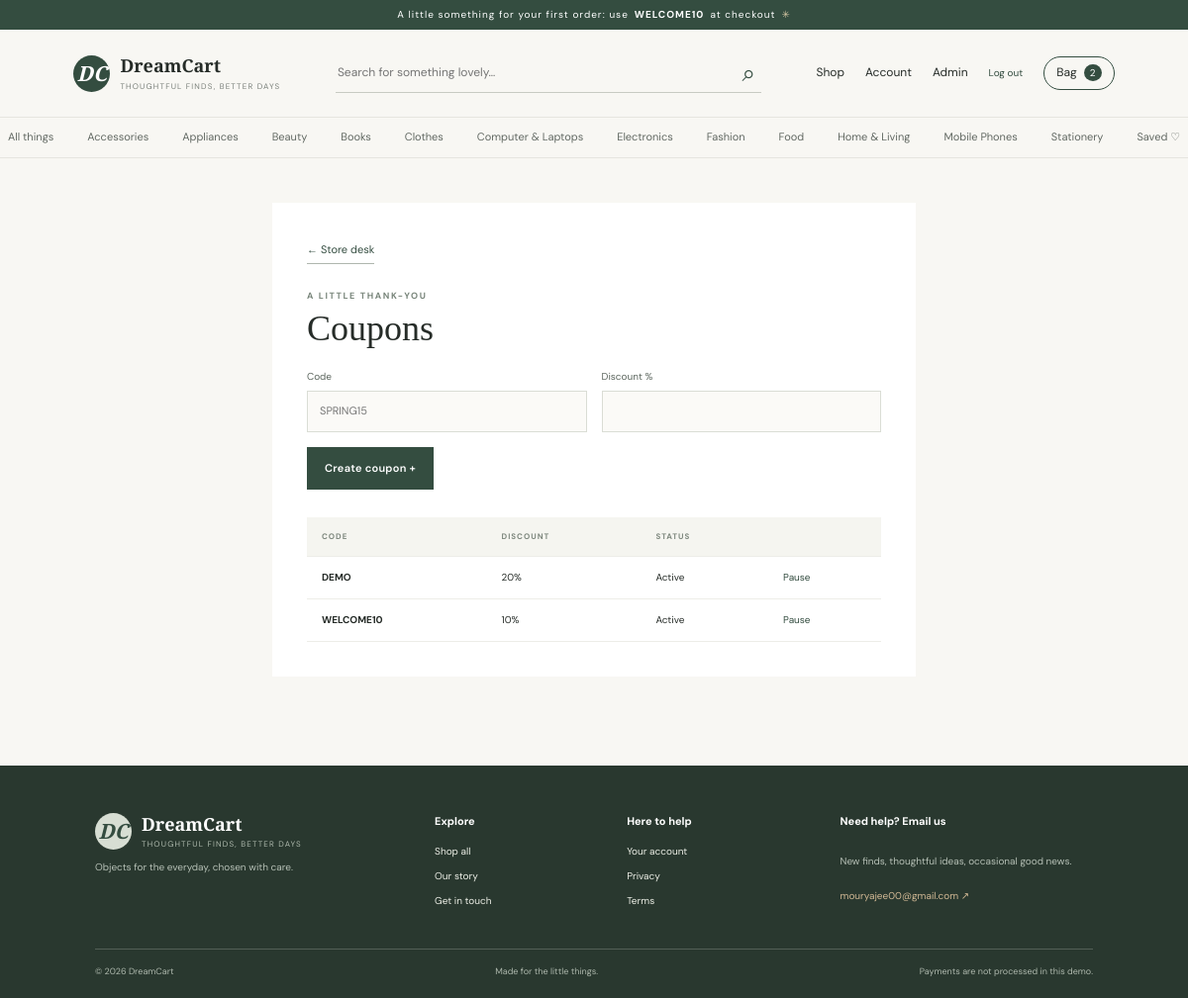
The app's page /admin/coupons (signed in) with its own data.
### models.py (models this page shows)
class Category(db.Model):
    id = db.Column(db.Integer, primary_key=True)
    name = db.Column(db.String(80), unique=True, nullable=False)
    slug = db.Column(db.String(90), unique=True, nullable=False)
    products = db.relationship("Product", backref="category", lazy=True)

class Coupon(db.Model):
    id = db.Column(db.Integer, primary_key=True)
    code = db.Column(db.String(40), unique=True, nullable=False)
    percent = db.Column(db.Integer, nullable=False)
    active = db.Column(db.Boolean, default=True)

### app.py (the view, shortened to what this page needs)
@app.route('/admin/coupons',methods=['GET','POST'])
@admin_required
def admin_coupons():
    return render_template('admin/coupons.html',coupons=Coupon.query.order_by(Coupon.code).all())

### app.py (called while the page is built)
def stripe_ready(): return bool(stripe and app.config['STRIPE_SECRET_KEY'].startswith('sk_test_'))

def csrf_token():
    if '_csrf' not in session: session['_csrf']=secrets.token_urlsafe(32)
    return session['_csrf']

@app.before_request
def protect_forms():
    if request.method=='POST':
        supplied=request.form.get('csrf_token','')
        if not supplied or not secrets.compare_digest(supplied,session.get('_csrf','')): abort(400)

def me(): return db.session.get(User, session.get('user_id')) if session.get('user_id') else None

@app.context_processor
def globals_for_templates():
    u=me(); cart_items=CartItem.query.filter_by(user_id=u.id).all() if u else []
    subtotal=sum(i.product.sale_price*i.quantity for i in cart_items); shipping=0 if subtotal>=2500 else (99 if subtotal else 0)
    return {'current_user':u,'cart_count':sum(i.quantity for i in cart_items),'cart_subtotal':subtotal,'cart_shipping':shipping,'cart_total':subtotal+shipping,'site_categories':Category.query.order_by(Category.name).all(),'contact_email':app.config['CONTACT_EMAIL'],'stripe_enabled':stripe_ready()}

def admin_required(f):
    @wraps(f)
    def w(*a,**k):
        if not me() or not me().is_admin: abort(403)
        return f(*a,**k)
    return w

### models.py (called while the page is built)
    @property
    def sale_price(self): return round(self.price * (100 - self.discount) / 100, 2)

### templates/admin/coupons.html (shortened to what this page needs)
{% extends 'base.html' %}{% block content %}
<section class="admin-form-page">
  <a class="under-link" href="{{ url_for('admin_dashboard') }}">← Store desk</a
  ><span class="eyebrow">A LITTLE THANK-YOU</span>
  <h1>Coupons</h1>
  <form method="post" class="product-admin-form">
    <div class="field-pair">
      <label>Code<input name="code" required placeholder="SPRING15" /></label
      ><label
        >Discount %<input
          name="percent"
          type="number"
          min="1"
          max="90"
          required
      /></label>
    </div>
    <button class="button button-dark">Create coupon +</button>
  </form>
  <div class="admin-table-wrap">
    <table>
      <thead>
        <tr>
          <th>CODE</th>
          <th>DISCOUNT</th>
          <th>STATUS</th>
          <th></th>
        </tr>
      </thead>
      <tbody>
        {% for c in coupons %}
        <tr>
          <td><b>{{ c.code }}</b></td>
          <td>{{ c.percent }}%</td>
          <td>{{ 'Active' if c.active else 'Paused' }}</td>
          <td>
            <form
              method="post"
              action="{{ url_for('admin_coupon_toggle',cid=c.id) }}"
            >
              /><button class="text-button">
                {{ 'Pause' if c.active else 'Activate' }}
              </button>
            </form>
          </td>
        </tr>
        {% endfor %}
      </tbody>
    </table>
  </div>
</section>
{% endblock %}

### templates/base.html (shortened to what this page needs)
<!doctype html>
<html lang="en">
  <head>
    <link
      rel="stylesheet"
      href="{{ url_for('static',filename='css/style.css') }}"
    />
  </head>
  <body>
    <div class="announcement">
      A little something for your first order: use <b>WELCOME10</b> at checkout
      <span>✳</span>
    </div>
    <header class="site-header">
      <a class="brand" href="{{ url_for('index') }}">
        <span class="brand-mark">DC</span
        ><span>DreamCart<small>THOUGHTFUL FINDS, BETTER DAYS</small></span></a>
      <form class="search" action="{{ url_for('products') }}">
        <input
          name="q"
          value="{{ request.args.get('q','') }}"
          placeholder="Search for something lovely…"
          aria-label="Search products"
        /><button aria-label="Search">⌕</button>
      </form>
      <nav class="header-actions">
        <a href="{{ url_for('products') }}">Shop</a>{% if current_user %}<a
          href="{{ url_for('account') }}"
          >Account</a
        >{% if current_user.is_admin %}<a
          href="{{ url_for('admin_dashboard') }}"
          >Admin</a
        >{% endif %}
        <form action="{{ url_for('logout') }}" method="post" class="inline">
          /><button class="text-button">Log out</button>
        </form>
        {% else %}<a href="{{ url_for('login') }}">Sign in</a>{% endif %}<a
          class="bag-link"
          href="{{ url_for('cart') }}"
          >Bag <span>{{ cart_count }}</span></a
        >
      </nav>
    </header>
    <nav class="category-nav">
      <a href="{{ url_for('products') }}">All things</a>{% for c in
      site_categories %}<a href="{{ url_for('products',category=c.slug) }}"
        >{{ c.name }}</a
      >{% endfor %}<a href="{{ url_for('wishlist') }}">Saved ♡</a>
    </nav>
    <main>
      {% block content %}{% endblock %}
    </main>
    <footer class="footer">
      <div class="footer-top">
        <div>
          <a class="brand footer-brand" href="{{ url_for('index') }}"
            ><span class="brand-mark">DC</span
            ><span
              >DreamCart<small>THOUGHTFUL FINDS, BETTER DAYS</small></span
            ></a
          >
          <p>Objects for the everyday, chosen with care.</p>
        </div>
        <div>
          <b>Explore</b><a href="{{ url_for('products') }}">Shop all</a
          ><a href="{{ url_for('about') }}">Our story</a
          ><a href="{{ url_for('contact') }}">Get in touch</a>
        </div>
        <div>
          <b>Here to help</b><a href="{{ url_for('account') }}">Your account</a
          ><a href="{{ url_for('privacy') }}">Privacy</a
          ><a href="{{ url_for('terms') }}">Terms</a>
        </div>
        <div class="newsletter">
          <b>Need help? Email us</b>
          <p>New finds, thoughtful ideas, occasional good news.</p>
          <a href="mailto:{{ contact_email }}">{{ contact_email }} ↗</a>
        </div>
      </div>
      <div class="footer-bottom">
        <span>© 2026 DreamCart</span><span>Made for the little things.</span
        ><span>Payments are not processed in this demo.</span>
      </div>
    </footer>
  </body>
</html>

### records on screen
Category: name "Accessories"
Category: name "Appliances"
Category: name "Beauty"
Category: name "Books"
Category: name "Clothes"
Category: name "Computer & Laptops"
Category: name "Electronics"
Category: name "Fashion"
Category: name "Food"
Category: name "Home & Living"
Category: name "Mobile Phones"
Category: name "Stationery"
Coupon: code "DEMO", percent "20", active "Active", active "Pause"
Coupon: code "WELCOME10", percent "10", active "Active", active "Pause"

### other values on screen
{{ cart_count }} "2"
{{ contact_email }} "mouryajee00@gmail.com"
